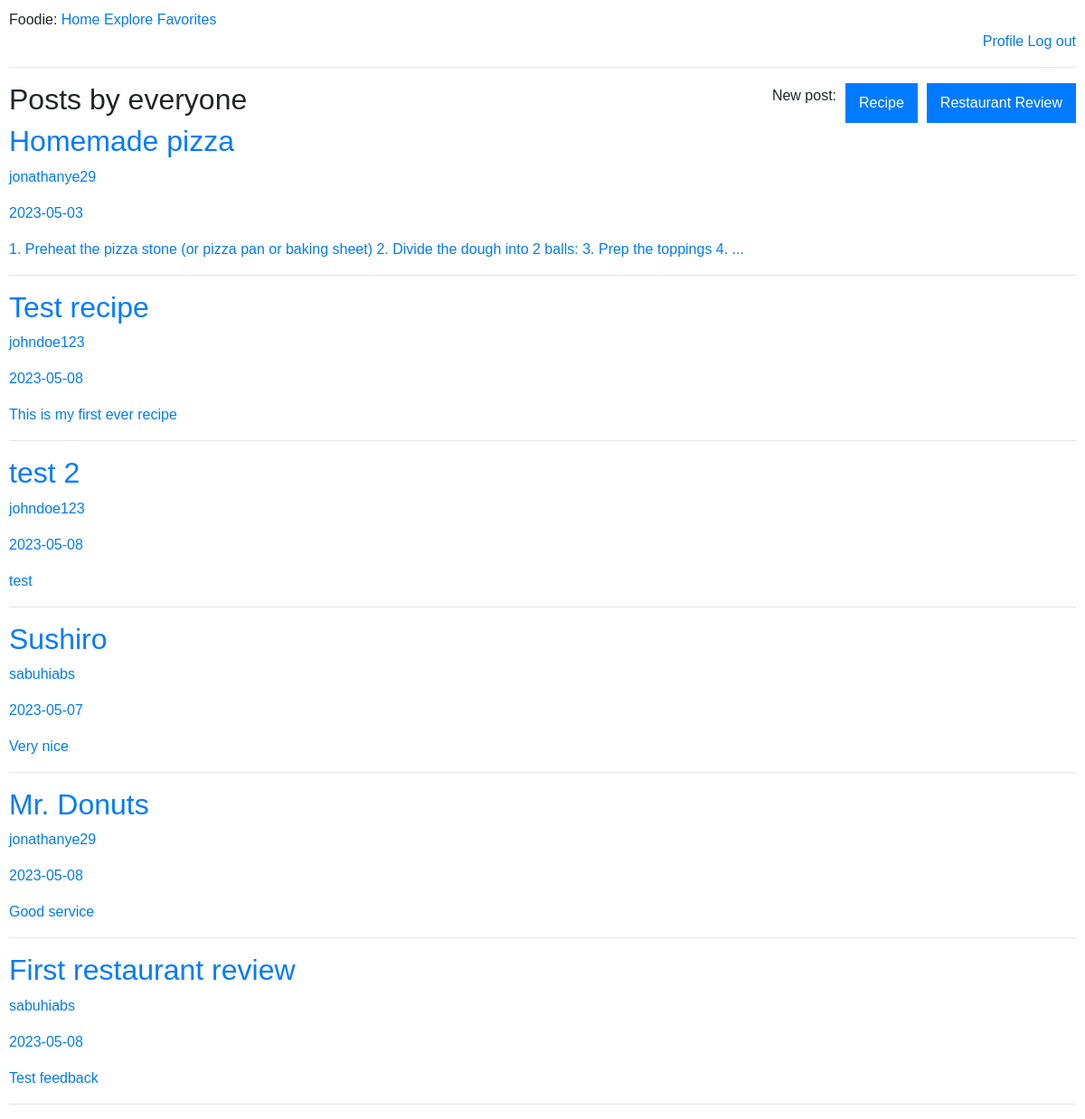
The app's page /explore (signed in) with its own data.
### tables this page shows
CREATE TABLE recipes(
        id INTEGER PRIMARY KEY,
        title VARCHAR(100),
        timestamp TEXT,
        content TEXT,
        ingredients TEXT,
        user_id INTEGER,
        FOREIGN KEY (user_id) REFERENCES users(id) on delete cascade
    );

CREATE TABLE users (
        id INTEGER PRIMARY KEY,
        name TEXT,
        surname TEXT,
        country TEXT,
        username TEXT,
        email TEXT,
        password TEXT
    );

CREATE TABLE reviews(
        id INTEGER PRIMARY KEY,
        name VARCHAR(100),
        timestamp TEXT,
        stars INTEGER,
        content TEXT,
        location TEXT,
        user_id INTEGER,
        FOREIGN KEY (user_id) REFERENCES users(id) on delete cascade
    );

### app.py (the view)
@app.route('/explore', methods=['GET', 'POST'])
@token_required
def explore():
    data = jwt.decode(session['token'], token_key, algorithms=['HS256'])
    user_id_title = data['user_id']
    db = database_worker('social_net.db')
    query = f"SELECT * from users where id={user_id_title}"
    user = db.search(query=query)
    if user:
        query_posts = f"SELECT title, user_id, DATE(timestamp), content, id, user_id from recipes"
        query_reviews = f"SELECT name, user_id, DATE(timestamp), content, id, user_id from reviews"
        posts = db.search(query=query_posts)
        reviews = db.search(query=query_reviews)
        for i in range(len(posts)):
            for j in range(len(posts[i])):
                if j == 1:
                    user_id = posts[i][j]
                    query_user = f"SELECT username from users where id={user_id}"
                    username = db.search(query=query_user)
                    posts[i] = list(posts[i])
                    posts[i][j] = username[0][0]
                    posts[i] = tuple(posts[i])
        for i in range(len(reviews)):
            for j in range(len(reviews[i])):
                if j == 1:
                    reviews = list(reviews)
                    user_id = reviews[i][j]
                    query_username = f"SELECT username from users where id={user_id}"
                    username = db.search(query=query_username)
                    reviews[i] = list(reviews[i])
                    reviews[i][j] = username[0][0]
        print(posts)
        return render_template('explore.html', title='Explore', user=user, posts=posts,
                               login=True, admin=user_id_title, reviews=reviews)
    return render_template('explore.html', title='follExplore', login=True,
                           admin=user_id_title)

### app.py (called while the page is built)
def token_required(f):
    @wraps(f)
    def decorated(*args, **kwargs):
        if 'token' not in session:
            print("No token")
            return redirect(url_for('login'))
        try:
            print("Decoding token")
            data = jwt.decode(session['token'], token_key, algorithms=['HS256'])
        except:
            print("Wrong Token")
            return redirect(url_for('login'))
        return f(*args, **kwargs)
    return decorated

### my_lib.py (called while the page is built)
    def search(self, query):
        result = self.cursor.execute(query).fetchall()
        return result

### templates/explore.html (shortened to what this page needs)
{% extends "base.html" %}
{% block content %}
    <div class="post-options-container">
        <h2>Posts by everyone</h2>
        <div class="post-options-container">
            <p>New post:</p>
            <a href="new-recipe"><button class="new-post-btn">Recipe</button></a>
            <a href="new-review.html"><button class="new-post-btn">Restaurant Review</button></a>
        </div>
    </div>
    {% for post in posts %}
    <a href="{{ url_for('recipe_page', post_id=post[4]) }}">
    <div class="post">
        <h2 class="post-title">{{ post[0]}}</h2>
        <p class="post-author">{{ post[1]}}</p>
        <p class="post-date">{{ post[2]}}</p>
        <p class="post-content">{{ post[3] }}</p>
    </div>
    </a>
    <hr>
    {% endfor %}
    {% for review in reviews %}
    <a href="{{ url_for('review', id=review[4]) }}">
    <div class="post">
        <h2 class="post-title">{{ review[0]}}</h2>
        <p class="post-author">{{ review[1]}}</p>
        <p class="post-date">{{ review[2]}}</p>
        <p class="post-content">{{ review[3] }}</p>
    </div>
    <hr>
    {% endfor %}
{% endblock %}

### templates/base.html (shortened to what this page needs)
<!doctype html>
<html>
    <head>
        <link rel="stylesheet" href="https://cdnjs.cloudflare.com/ajax/libs/font-awesome/4.7.0/css/font-awesome.min.css">
        <link rel="stylesheet" href="/static/registration.css">
        <link rel="stylesheet" href="https://maxcdn.bootstrapcdn.com/bootstrap/4.5.2/css/bootstrap.min.css">
        <link rel="stylesheet" href="/static/my_style.css">
    </head>
    <body>
        <div>
            Foodie:
            {% if login %}
            <a href="/index">Home</a>
            <a href="/explore">Explore</a>
            <a href="/saves">Favorites</a>
            <div align="right">
                <a href="/profile-user">Profile</a>
                <a href="/logout">Log out</a>
            </div>
            {% else %}
            <a href="/signup">Sign up</a>
            {% endif %}
        </div>
        <hr>
        {% block content %}{% endblock %}
    </body>
</html>

### static/registration.css (style rules this page uses)
body, button, input, select, textarea, h1, h2, h3, h4, h5, h6, p, span, div, a { font-family: Arial, sans-serif; }

### static/my_style.css (style rules this page uses)
body, button, input, select, textarea, h1, h2, h3, h4, h5, h6, p, span, div, a { font-family: Arial, sans-serif; }
body { margin: 10px; }
.post-options-container { display: flex; flex-direction: row; justify-content: space-between; align-items: center; }
.new-post-btn { display: flex; align-items: center; padding: 10px 15px; background-color: #007bff; color: #fff; border: none; margin-left: 10px; }

### records on screen
recipes: title "Homemade pizza", content "1. Preheat the pizza stone (or pizza pan or baking sheet) 2. Divide the dough into 2 balls: 3. Prep the toppings 4. ..."
users: username "jonathanye29", username "jonathanye29"
recipes: title "Test recipe", content "This is my first ever recipe"
users: username "johndoe123" "johndoe123"
recipes: title "test 2", content "test"
reviews: name "Sushiro", content "Very nice"
users: username "sabuhiabs" "sabuhiabs"
reviews: name "Mr. Donuts", content "Good service"
reviews: name "First restaurant review", content "Test feedback"

### other values on screen
{{ post[2] }} "2023-05-03" "2023-05-08" "2023-05-08"
{{ review[2] }} "2023-05-07" "2023-05-08" "2023-05-08"
